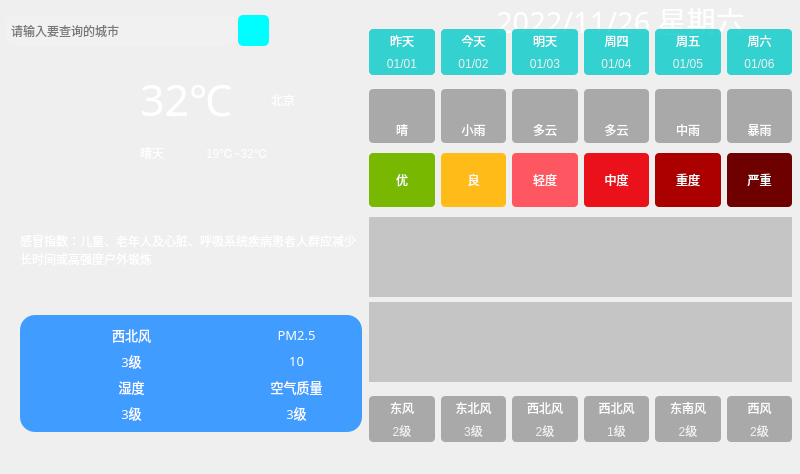
<?xml version="1.0" encoding="UTF-8"?>
<ui version="4.0">
 <class>MainWindow</class>
 <widget class="QMainWindow" name="MainWindow">
  <property name="geometry">
   <rect>
    <x>0</x>
    <y>0</y>
    <width>800</width>
    <height>474</height>
   </rect>
  </property>
  <property name="windowTitle">
   <string>MainWindow</string>
  </property>
  <widget class="QWidget" name="centralwidget">
   <widget class="QWidget" name="widget" native="true">
    <property name="geometry">
     <rect>
      <x>0</x>
      <y>0</y>
      <width>800</width>
      <height>450</height>
     </rect>
    </property>
    <property name="styleSheet">
     <string notr="true">QWidget#widget{
	border-image: url(:/image/background.png);
}
QLabel{
	font:25 10pt&quot;微软雅黑&quot;;
	border.radius:4px;
	background.color:rgba(60,60,60,100);
	color:rgb(255,255,255);
}
</string>
    </property>
    <widget class="QWidget" name="widget_2" native="true">
     <property name="geometry">
      <rect>
       <x>0</x>
       <y>0</y>
       <width>811</width>
       <height>51</height>
      </rect>
     </property>
     <widget class="QLabel" name="lbDate">
      <property name="geometry">
       <rect>
        <x>480</x>
        <y>0</y>
        <width>281</width>
        <height>41</height>
       </rect>
      </property>
      <property name="font">
       <font>
        <family>微软雅黑</family>
        <pointsize>22</pointsize>
        <weight>50</weight>
        <italic>false</italic>
        <bold>false</bold>
        <kerning>true</kerning>
       </font>
      </property>
      <property name="styleSheet">
       <string notr="true">font: 14pt &quot;Adobe Devanagari&quot;;
font: 22pt &quot;微软雅黑&quot;;</string>
      </property>
      <property name="text">
       <string>2022/11/26 星期六</string>
      </property>
      <property name="alignment">
       <set>Qt::AlignCenter</set>
      </property>
      <property name="openExternalLinks">
       <bool>false</bool>
      </property>
     </widget>
     <widget class="QLineEdit" name="leCity">
      <property name="geometry">
       <rect>
        <x>5</x>
        <y>15</y>
        <width>231</width>
        <height>31</height>
       </rect>
      </property>
      <property name="styleSheet">
       <string notr="true">background-color: rgba(255, 255, 255, 25);
border-radius:10px;
padding:2px 4px</string>
      </property>
      <property name="placeholderText">
       <string>请输入要查询的城市</string>
      </property>
     </widget>
     <widget class="QPushButton" name="btnSearch">
      <property name="geometry">
       <rect>
        <x>238</x>
        <y>15</y>
        <width>31</width>
        <height>31</height>
       </rect>
      </property>
      <property name="styleSheet">
       <string notr="true">border-radius:5px;
background-color: rgb(0, 253, 255);</string>
      </property>
      <property name="text">
       <string/>
      </property>
      <property name="icon">
       <iconset resource="res.qrc">
        <normaloff>:/image/search.png</normaloff>:/image/search.png</iconset>
      </property>
     </widget>
    </widget>
    <widget class="QWidget" name="widget_3" native="true">
     <property name="geometry">
      <rect>
       <x>20</x>
       <y>191</y>
       <width>342</width>
       <height>241</height>
      </rect>
     </property>
     <layout class="QVBoxLayout" name="verticalLayout_3">
      <item>
       <widget class="QLabel" name="lbGaoMao">
        <property name="text">
         <string>感冒指数：儿童、老年人及心脏、呼吸系统疾病患者人群应减少长时间或高强度户外锻炼</string>
        </property>
        <property name="wordWrap">
         <bool>true</bool>
        </property>
       </widget>
      </item>
      <item>
       <widget class="QWidget" name="widget_5" native="true">
        <property name="styleSheet">
         <string notr="true">background-color: rgb(65, 156, 255);
border-radius: 15px</string>
        </property>
        <layout class="QGridLayout" name="gridLayout_2">
         <item row="1" column="1">
          <layout class="QHBoxLayout" name="horizontalLayout_10">
           <item>
            <widget class="QLabel" name="lblQualityIcon">
             <property name="minimumSize">
              <size>
               <width>40</width>
               <height>40</height>
              </size>
             </property>
             <property name="maximumSize">
              <size>
               <width>40</width>
               <height>40</height>
              </size>
             </property>
             <property name="font">
              <font>
               <family>微软雅黑</family>
               <pointsize>10</pointsize>
               <weight>3</weight>
               <italic>false</italic>
               <bold>false</bold>
              </font>
             </property>
             <property name="text">
              <string/>
             </property>
             <property name="pixmap">
              <pixmap resource="res.qrc">:/image/aqi.png</pixmap>
             </property>
             <property name="scaledContents">
              <bool>true</bool>
             </property>
            </widget>
           </item>
           <item>
            <layout class="QVBoxLayout" name="verticalLayout_11">
             <item>
              <widget class="QLabel" name="lblQualityTitle">
               <property name="font">
                <font>
                 <family>微软雅黑</family>
                 <pointsize>10</pointsize>
                 <weight>3</weight>
                 <italic>false</italic>
                 <bold>false</bold>
                </font>
               </property>
               <property name="text">
                <string>空气质量</string>
               </property>
               <property name="alignment">
                <set>Qt::AlignCenter</set>
               </property>
              </widget>
             </item>
             <item>
              <widget class="QLabel" name="lblQuality">
               <property name="font">
                <font>
                 <family>微软雅黑</family>
                 <pointsize>10</pointsize>
                 <weight>3</weight>
                 <italic>false</italic>
                 <bold>false</bold>
                </font>
               </property>
               <property name="text">
                <string>3级</string>
               </property>
               <property name="alignment">
                <set>Qt::AlignCenter</set>
               </property>
              </widget>
             </item>
            </layout>
           </item>
          </layout>
         </item>
         <item row="0" column="1">
          <layout class="QHBoxLayout" name="horizontalLayout_8">
           <item>
            <widget class="QLabel" name="lbPm25Icon">
             <property name="minimumSize">
              <size>
               <width>40</width>
               <height>40</height>
              </size>
             </property>
             <property name="maximumSize">
              <size>
               <width>40</width>
               <height>40</height>
              </size>
             </property>
             <property name="font">
              <font>
               <family>微软雅黑</family>
               <pointsize>10</pointsize>
               <weight>3</weight>
               <italic>false</italic>
               <bold>false</bold>
              </font>
             </property>
             <property name="text">
              <string/>
             </property>
             <property name="pixmap">
              <pixmap resource="res.qrc">:/image/pm25.png</pixmap>
             </property>
             <property name="scaledContents">
              <bool>true</bool>
             </property>
            </widget>
           </item>
           <item>
            <layout class="QVBoxLayout" name="verticalLayout_9">
             <item>
              <widget class="QLabel" name="lbPm25Title">
               <property name="font">
                <font>
                 <family>微软雅黑</family>
                 <pointsize>10</pointsize>
                 <weight>3</weight>
                 <italic>false</italic>
                 <bold>false</bold>
                </font>
               </property>
               <property name="text">
                <string>PM2.5</string>
               </property>
               <property name="alignment">
                <set>Qt::AlignCenter</set>
               </property>
              </widget>
             </item>
             <item>
              <widget class="QLabel" name="lbPm25">
               <property name="font">
                <font>
                 <family>微软雅黑</family>
                 <pointsize>10</pointsize>
                 <weight>3</weight>
                 <italic>false</italic>
                 <bold>false</bold>
                </font>
               </property>
               <property name="text">
                <string>10</string>
               </property>
               <property name="alignment">
                <set>Qt::AlignCenter</set>
               </property>
              </widget>
             </item>
            </layout>
           </item>
          </layout>
         </item>
         <item row="0" column="0">
          <layout class="QHBoxLayout" name="horizontalLayout">
           <item>
            <widget class="QLabel" name="lbWindIcon">
             <property name="minimumSize">
              <size>
               <width>40</width>
               <height>40</height>
              </size>
             </property>
             <property name="maximumSize">
              <size>
               <width>40</width>
               <height>40</height>
              </size>
             </property>
             <property name="font">
              <font>
               <family>微软雅黑</family>
               <pointsize>10</pointsize>
               <weight>3</weight>
               <italic>false</italic>
               <bold>false</bold>
              </font>
             </property>
             <property name="text">
              <string/>
             </property>
             <property name="pixmap">
              <pixmap resource="res.qrc">:/image/wind.png</pixmap>
             </property>
             <property name="scaledContents">
              <bool>true</bool>
             </property>
            </widget>
           </item>
           <item>
            <layout class="QVBoxLayout" name="verticalLayout">
             <item>
              <widget class="QLabel" name="lbWindFx">
               <property name="font">
                <font>
                 <family>微软雅黑</family>
                 <pointsize>10</pointsize>
                 <weight>3</weight>
                 <italic>false</italic>
                 <bold>false</bold>
                </font>
               </property>
               <property name="text">
                <string>西北风</string>
               </property>
               <property name="alignment">
                <set>Qt::AlignCenter</set>
               </property>
              </widget>
             </item>
             <item>
              <widget class="QLabel" name="lbWindFl">
               <property name="font">
                <font>
                 <family>微软雅黑</family>
                 <pointsize>10</pointsize>
                 <weight>3</weight>
                 <italic>false</italic>
                 <bold>false</bold>
                </font>
               </property>
               <property name="text">
                <string>3级</string>
               </property>
               <property name="alignment">
                <set>Qt::AlignCenter</set>
               </property>
              </widget>
             </item>
            </layout>
           </item>
          </layout>
         </item>
         <item row="1" column="0">
          <layout class="QHBoxLayout" name="horizontalLayout_9">
           <item>
            <widget class="QLabel" name="lbShiDuIcon">
             <property name="minimumSize">
              <size>
               <width>40</width>
               <height>40</height>
              </size>
             </property>
             <property name="maximumSize">
              <size>
               <width>40</width>
               <height>40</height>
              </size>
             </property>
             <property name="font">
              <font>
               <family>微软雅黑</family>
               <pointsize>10</pointsize>
               <weight>3</weight>
               <italic>false</italic>
               <bold>false</bold>
              </font>
             </property>
             <property name="text">
              <string/>
             </property>
             <property name="pixmap">
              <pixmap resource="res.qrc">:/image/humidity.png</pixmap>
             </property>
             <property name="scaledContents">
              <bool>true</bool>
             </property>
            </widget>
           </item>
           <item>
            <layout class="QVBoxLayout" name="verticalLayout_10">
             <item>
              <widget class="QLabel" name="lbShiDuTitle">
               <property name="font">
                <font>
                 <family>微软雅黑</family>
                 <pointsize>10</pointsize>
                 <weight>3</weight>
                 <italic>false</italic>
                 <bold>false</bold>
                </font>
               </property>
               <property name="text">
                <string>湿度</string>
               </property>
               <property name="alignment">
                <set>Qt::AlignCenter</set>
               </property>
              </widget>
             </item>
             <item>
              <widget class="QLabel" name="lbShiDu">
               <property name="font">
                <font>
                 <family>微软雅黑</family>
                 <pointsize>10</pointsize>
                 <weight>3</weight>
                 <italic>false</italic>
                 <bold>false</bold>
                </font>
               </property>
               <property name="text">
                <string>3级</string>
               </property>
               <property name="alignment">
                <set>Qt::AlignCenter</set>
               </property>
              </widget>
             </item>
            </layout>
           </item>
          </layout>
         </item>
        </layout>
       </widget>
      </item>
     </layout>
    </widget>
    <widget class="QWidget" name="widget_4" native="true">
     <property name="geometry">
      <rect>
       <x>40</x>
       <y>70</y>
       <width>291</width>
       <height>111</height>
      </rect>
     </property>
     <widget class="QLabel" name="lbTypeIcon">
      <property name="geometry">
       <rect>
        <x>10</x>
        <y>10</y>
        <width>81</width>
        <height>81</height>
       </rect>
      </property>
      <property name="text">
       <string/>
      </property>
      <property name="pixmap">
       <pixmap resource="res.qrc">:/image/type/DuoYun.png</pixmap>
      </property>
      <property name="scaledContents">
       <bool>true</bool>
      </property>
      <property name="alignment">
       <set>Qt::AlignCenter</set>
      </property>
     </widget>
     <widget class="QWidget" name="layoutWidget">
      <property name="geometry">
       <rect>
        <x>100</x>
        <y>0</y>
        <width>191</width>
        <height>101</height>
       </rect>
      </property>
      <layout class="QGridLayout" name="gridLayout">
       <item row="0" column="0" colspan="2">
        <widget class="QLabel" name="lbTemp">
         <property name="font">
          <font>
           <family>微软雅黑</family>
           <pointsize>32</pointsize>
           <weight>50</weight>
           <italic>false</italic>
           <bold>false</bold>
          </font>
         </property>
         <property name="styleSheet">
          <string notr="true">font: 32pt &quot;微软雅黑&quot;;</string>
         </property>
         <property name="text">
          <string>32℃</string>
         </property>
        </widget>
       </item>
       <item row="0" column="2">
        <widget class="QLabel" name="lbCity">
         <property name="text">
          <string>北京</string>
         </property>
        </widget>
       </item>
       <item row="1" column="0">
        <widget class="QLabel" name="lbType">
         <property name="text">
          <string>晴天</string>
         </property>
        </widget>
       </item>
       <item row="1" column="1" colspan="2">
        <widget class="QLabel" name="lbLowHigh">
         <property name="text">
          <string>19℃~32℃</string>
         </property>
        </widget>
       </item>
      </layout>
     </widget>
    </widget>
    <widget class="QWidget" name="widget_11" native="true">
     <property name="geometry">
      <rect>
       <x>360</x>
       <y>20</y>
       <width>441</width>
       <height>431</height>
      </rect>
     </property>
     <layout class="QVBoxLayout" name="verticalLayout_12">
      <property name="spacing">
       <number>0</number>
      </property>
      <item>
       <widget class="QWidget" name="widget_6" native="true">
        <property name="styleSheet">
         <string notr="true">QLabel {
	background-color: rgba(0, 200, 200, 200);
	border-radius: 4px;
}</string>
        </property>
        <layout class="QGridLayout" name="gridLayout_5">
         <property name="horizontalSpacing">
          <number>6</number>
         </property>
         <property name="verticalSpacing">
          <number>0</number>
         </property>
         <item row="0" column="0">
          <widget class="QLabel" name="lblWeek0">
           <property name="styleSheet">
            <string notr="true">border-bottom-left-radius: 0px;
border-bottom-right-radius: 0px;</string>
           </property>
           <property name="text">
            <string>昨天</string>
           </property>
           <property name="alignment">
            <set>Qt::AlignCenter</set>
           </property>
          </widget>
         </item>
         <item row="0" column="1">
          <widget class="QLabel" name="lblWeek1">
           <property name="styleSheet">
            <string notr="true">border-bottom-left-radius: 0px;
border-bottom-right-radius: 0px;</string>
           </property>
           <property name="text">
            <string>今天</string>
           </property>
           <property name="alignment">
            <set>Qt::AlignCenter</set>
           </property>
          </widget>
         </item>
         <item row="0" column="2">
          <widget class="QLabel" name="lblWeek2">
           <property name="styleSheet">
            <string notr="true">border-bottom-left-radius: 0px;
border-bottom-right-radius: 0px;</string>
           </property>
           <property name="text">
            <string>明天</string>
           </property>
           <property name="alignment">
            <set>Qt::AlignCenter</set>
           </property>
          </widget>
         </item>
         <item row="0" column="3">
          <widget class="QLabel" name="lblWeek3">
           <property name="styleSheet">
            <string notr="true">border-bottom-left-radius: 0px;
border-bottom-right-radius: 0px;</string>
           </property>
           <property name="text">
            <string>周四</string>
           </property>
           <property name="alignment">
            <set>Qt::AlignCenter</set>
           </property>
          </widget>
         </item>
         <item row="0" column="4">
          <widget class="QLabel" name="lblWeek4">
           <property name="styleSheet">
            <string notr="true">border-bottom-left-radius: 0px;
border-bottom-right-radius: 0px;</string>
           </property>
           <property name="text">
            <string>周五</string>
           </property>
           <property name="alignment">
            <set>Qt::AlignCenter</set>
           </property>
          </widget>
         </item>
         <item row="0" column="5">
          <widget class="QLabel" name="lblWeek5">
           <property name="styleSheet">
            <string notr="true">border-bottom-left-radius: 0px;
border-bottom-right-radius: 0px;</string>
           </property>
           <property name="text">
            <string>周六</string>
           </property>
           <property name="alignment">
            <set>Qt::AlignCenter</set>
           </property>
          </widget>
         </item>
         <item row="1" column="0">
          <widget class="QLabel" name="lblDate0">
           <property name="styleSheet">
            <string notr="true">border-top-left-radius: 0px;
border-top-right-radius: 0px;
color: rgb(240, 240, 240);</string>
           </property>
           <property name="text">
            <string>01/01</string>
           </property>
           <property name="alignment">
            <set>Qt::AlignCenter</set>
           </property>
          </widget>
         </item>
         <item row="1" column="1">
          <widget class="QLabel" name="lblDate1">
           <property name="styleSheet">
            <string notr="true">border-top-left-radius: 0px;
border-top-right-radius: 0px;
color: rgb(240, 240, 240);</string>
           </property>
           <property name="text">
            <string>01/02</string>
           </property>
           <property name="alignment">
            <set>Qt::AlignCenter</set>
           </property>
          </widget>
         </item>
         <item row="1" column="2">
          <widget class="QLabel" name="lblDate2">
           <property name="styleSheet">
            <string notr="true">border-top-left-radius: 0px;
border-top-right-radius: 0px;
color: rgb(240, 240, 240);</string>
           </property>
           <property name="text">
            <string>01/03</string>
           </property>
           <property name="alignment">
            <set>Qt::AlignCenter</set>
           </property>
          </widget>
         </item>
         <item row="1" column="3">
          <widget class="QLabel" name="lblDate3">
           <property name="styleSheet">
            <string notr="true">border-top-left-radius: 0px;
border-top-right-radius: 0px;
color: rgb(240, 240, 240);</string>
           </property>
           <property name="text">
            <string>01/04</string>
           </property>
           <property name="alignment">
            <set>Qt::AlignCenter</set>
           </property>
          </widget>
         </item>
         <item row="1" column="4">
          <widget class="QLabel" name="lblDate4">
           <property name="styleSheet">
            <string notr="true">border-top-left-radius: 0px;
border-top-right-radius: 0px;
color: rgb(240, 240, 240);</string>
           </property>
           <property name="text">
            <string>01/05</string>
           </property>
           <property name="alignment">
            <set>Qt::AlignCenter</set>
           </property>
          </widget>
         </item>
         <item row="1" column="5">
          <widget class="QLabel" name="lblDate5">
           <property name="styleSheet">
            <string notr="true">border-top-left-radius: 0px;
border-top-right-radius: 0px;
color: rgb(240, 240, 240);</string>
           </property>
           <property name="text">
            <string>01/06</string>
           </property>
           <property name="alignment">
            <set>Qt::AlignCenter</set>
           </property>
          </widget>
         </item>
        </layout>
       </widget>
      </item>
      <item>
       <widget class="QWidget" name="widget_7" native="true">
        <property name="styleSheet">
         <string notr="true">QLabel {
	background-color: rgba(60, 60, 60, 100);
	border-radius: 4px;
}</string>
        </property>
        <layout class="QGridLayout" name="gridLayout_6">
         <property name="topMargin">
          <number>5</number>
         </property>
         <property name="bottomMargin">
          <number>5</number>
         </property>
         <property name="verticalSpacing">
          <number>0</number>
         </property>
         <item row="0" column="0">
          <widget class="QLabel" name="lblTypeIcon0">
           <property name="minimumSize">
            <size>
             <width>0</width>
             <height>0</height>
            </size>
           </property>
           <property name="maximumSize">
            <size>
             <width>1000</width>
             <height>1000</height>
            </size>
           </property>
           <property name="styleSheet">
            <string notr="true">border-bottom-left-radius: 0px;
border-bottom-right-radius: 0px;</string>
           </property>
           <property name="text">
            <string/>
           </property>
           <property name="pixmap">
            <pixmap resource="res.qrc">:/image/type/Qing.png</pixmap>
           </property>
           <property name="alignment">
            <set>Qt::AlignCenter</set>
           </property>
          </widget>
         </item>
         <item row="0" column="4">
          <widget class="QLabel" name="lblTypeIcon4">
           <property name="styleSheet">
            <string notr="true">border-bottom-left-radius: 0px;
border-bottom-right-radius: 0px;</string>
           </property>
           <property name="text">
            <string/>
           </property>
           <property name="pixmap">
            <pixmap resource="res.qrc">:/image/type/ZhongYu.png</pixmap>
           </property>
           <property name="alignment">
            <set>Qt::AlignCenter</set>
           </property>
          </widget>
         </item>
         <item row="0" column="2">
          <widget class="QLabel" name="lblTypeIcon2">
           <property name="styleSheet">
            <string notr="true">border-bottom-left-radius: 0px;
border-bottom-right-radius: 0px;</string>
           </property>
           <property name="text">
            <string/>
           </property>
           <property name="pixmap">
            <pixmap resource="res.qrc">:/image/type/DuoYun.png</pixmap>
           </property>
           <property name="alignment">
            <set>Qt::AlignCenter</set>
           </property>
          </widget>
         </item>
         <item row="0" column="1">
          <widget class="QLabel" name="lblTypeIcon1">
           <property name="styleSheet">
            <string notr="true">border-bottom-left-radius: 0px;
border-bottom-right-radius: 0px;</string>
           </property>
           <property name="text">
            <string/>
           </property>
           <property name="pixmap">
            <pixmap resource="res.qrc">:/image/type/XiaoYu.png</pixmap>
           </property>
           <property name="alignment">
            <set>Qt::AlignCenter</set>
           </property>
          </widget>
         </item>
         <item row="0" column="3">
          <widget class="QLabel" name="lblTypeIcon3">
           <property name="styleSheet">
            <string notr="true">border-bottom-left-radius: 0px;
border-bottom-right-radius: 0px;</string>
           </property>
           <property name="text">
            <string/>
           </property>
           <property name="pixmap">
            <pixmap resource="res.qrc">:/image/type/DuoYun.png</pixmap>
           </property>
           <property name="alignment">
            <set>Qt::AlignCenter</set>
           </property>
          </widget>
         </item>
         <item row="1" column="5">
          <widget class="QLabel" name="lblType5">
           <property name="styleSheet">
            <string notr="true">border-top-left-radius: 0px;
border-top-right-radius: 0px;</string>
           </property>
           <property name="text">
            <string>暴雨</string>
           </property>
           <property name="alignment">
            <set>Qt::AlignCenter</set>
           </property>
          </widget>
         </item>
         <item row="1" column="3">
          <widget class="QLabel" name="lblType3">
           <property name="styleSheet">
            <string notr="true">border-top-left-radius: 0px;
border-top-right-radius: 0px;</string>
           </property>
           <property name="text">
            <string>多云</string>
           </property>
           <property name="alignment">
            <set>Qt::AlignCenter</set>
           </property>
          </widget>
         </item>
         <item row="1" column="2">
          <widget class="QLabel" name="lblType2">
           <property name="styleSheet">
            <string notr="true">border-top-left-radius: 0px;
border-top-right-radius: 0px;</string>
           </property>
           <property name="text">
            <string>多云</string>
           </property>
           <property name="alignment">
            <set>Qt::AlignCenter</set>
           </property>
          </widget>
         </item>
         <item row="1" column="0">
          <widget class="QLabel" name="lblType0">
           <property name="styleSheet">
            <string notr="true">border-top-left-radius: 0px;
border-top-right-radius: 0px;</string>
           </property>
           <property name="text">
            <string>晴</string>
           </property>
           <property name="alignment">
            <set>Qt::AlignCenter</set>
           </property>
          </widget>
         </item>
         <item row="1" column="1">
          <widget class="QLabel" name="lblType1">
           <property name="styleSheet">
            <string notr="true">border-top-left-radius: 0px;
border-top-right-radius: 0px;</string>
           </property>
           <property name="text">
            <string>小雨</string>
           </property>
           <property name="alignment">
            <set>Qt::AlignCenter</set>
           </property>
          </widget>
         </item>
         <item row="0" column="5">
          <widget class="QLabel" name="lblTypeIcon5">
           <property name="styleSheet">
            <string notr="true">border-bottom-left-radius: 0px;
border-bottom-right-radius: 0px;</string>
           </property>
           <property name="text">
            <string/>
           </property>
           <property name="pixmap">
            <pixmap resource="res.qrc">:/image/type/BaoYu.png</pixmap>
           </property>
           <property name="alignment">
            <set>Qt::AlignCenter</set>
           </property>
          </widget>
         </item>
         <item row="1" column="4">
          <widget class="QLabel" name="lblType4">
           <property name="styleSheet">
            <string notr="true">border-top-left-radius: 0px;
border-top-right-radius: 0px;</string>
           </property>
           <property name="text">
            <string>中雨</string>
           </property>
           <property name="alignment">
            <set>Qt::AlignCenter</set>
           </property>
          </widget>
         </item>
        </layout>
       </widget>
      </item>
      <item>
       <widget class="QWidget" name="widget_9" native="true">
        <property name="styleSheet">
         <string notr="true">border-radius: 4px</string>
        </property>
        <layout class="QHBoxLayout" name="horizontalLayout_11">
         <property name="topMargin">
          <number>5</number>
         </property>
         <property name="bottomMargin">
          <number>5</number>
         </property>
         <item>
          <widget class="QLabel" name="lblQuality0">
           <property name="styleSheet">
            <string notr="true">background-color: rgb(121, 184, 0);
padding:8px;</string>
           </property>
           <property name="text">
            <string>优</string>
           </property>
           <property name="alignment">
            <set>Qt::AlignCenter</set>
           </property>
          </widget>
         </item>
         <item>
          <widget class="QLabel" name="lblQuality1">
           <property name="styleSheet">
            <string notr="true">background-color: rgb(255, 187, 23);</string>
           </property>
           <property name="text">
            <string>良</string>
           </property>
           <property name="alignment">
            <set>Qt::AlignCenter</set>
           </property>
          </widget>
         </item>
         <item>
          <widget class="QLabel" name="lblQuality2">
           <property name="styleSheet">
            <string notr="true">background-color: rgb(255, 87, 97);</string>
           </property>
           <property name="text">
            <string>轻度</string>
           </property>
           <property name="alignment">
            <set>Qt::AlignCenter</set>
           </property>
          </widget>
         </item>
         <item>
          <widget class="QLabel" name="lblQuality3">
           <property name="styleSheet">
            <string notr="true">background-color: rgb(235, 17, 27);</string>
           </property>
           <property name="text">
            <string>中度</string>
           </property>
           <property name="alignment">
            <set>Qt::AlignCenter</set>
           </property>
          </widget>
         </item>
         <item>
          <widget class="QLabel" name="lblQuality4">
           <property name="styleSheet">
            <string notr="true">background-color: rgb(170, 0, 0);</string>
           </property>
           <property name="text">
            <string>重度</string>
           </property>
           <property name="alignment">
            <set>Qt::AlignCenter</set>
           </property>
          </widget>
         </item>
         <item>
          <widget class="QLabel" name="lblQuality5">
           <property name="styleSheet">
            <string notr="true">background-color: rgb(110, 0, 0);</string>
           </property>
           <property name="text">
            <string>严重</string>
           </property>
           <property name="alignment">
            <set>Qt::AlignCenter</set>
           </property>
          </widget>
         </item>
        </layout>
       </widget>
      </item>
      <item>
       <widget class="QWidget" name="widget_8" native="true">
        <layout class="QVBoxLayout" name="verticalLayout_2">
         <property name="spacing">
          <number>5</number>
         </property>
         <property name="topMargin">
          <number>5</number>
         </property>
         <property name="bottomMargin">
          <number>5</number>
         </property>
         <item>
          <widget class="QLabel" name="lblHighCurve">
           <property name="minimumSize">
            <size>
             <width>0</width>
             <height>80</height>
            </size>
           </property>
           <property name="maximumSize">
            <size>
             <width>10000</width>
             <height>10000</height>
            </size>
           </property>
           <property name="styleSheet">
            <string notr="true">background-color: rgba(60, 60, 60,60);</string>
           </property>
           <property name="text">
            <string/>
           </property>
           <property name="alignment">
            <set>Qt::AlignCenter</set>
           </property>
          </widget>
         </item>
         <item>
          <widget class="QLabel" name="lblLowCurve">
           <property name="minimumSize">
            <size>
             <width>0</width>
             <height>80</height>
            </size>
           </property>
           <property name="maximumSize">
            <size>
             <width>10000</width>
             <height>10000</height>
            </size>
           </property>
           <property name="styleSheet">
            <string notr="true">background-color: rgba(60, 60, 60,60);</string>
           </property>
           <property name="text">
            <string/>
           </property>
           <property name="alignment">
            <set>Qt::AlignCenter</set>
           </property>
          </widget>
         </item>
        </layout>
       </widget>
      </item>
      <item>
       <widget class="QWidget" name="widget_10" native="true">
        <property name="styleSheet">
         <string notr="true">QLabel {
	background-color: rgba(60, 60, 60, 100);
	border-radius: 4px;
}</string>
        </property>
        <layout class="QGridLayout" name="gridLayout_7">
         <property name="verticalSpacing">
          <number>0</number>
         </property>
         <item row="0" column="0">
          <widget class="QLabel" name="lblFx0">
           <property name="styleSheet">
            <string notr="true">border-bottom-left-radius: 0px;
border-bottom-right-radius: 0px;</string>
           </property>
           <property name="text">
            <string>东风</string>
           </property>
           <property name="alignment">
            <set>Qt::AlignCenter</set>
           </property>
          </widget>
         </item>
         <item row="0" column="1">
          <widget class="QLabel" name="lblFx1">
           <property name="styleSheet">
            <string notr="true">border-bottom-left-radius: 0px;
border-bottom-right-radius: 0px;</string>
           </property>
           <property name="text">
            <string>东北风</string>
           </property>
           <property name="alignment">
            <set>Qt::AlignCenter</set>
           </property>
          </widget>
         </item>
         <item row="0" column="2">
          <widget class="QLabel" name="lblFx2">
           <property name="styleSheet">
            <string notr="true">border-bottom-left-radius: 0px;
border-bottom-right-radius: 0px;</string>
           </property>
           <property name="text">
            <string>西北风</string>
           </property>
           <property name="alignment">
            <set>Qt::AlignCenter</set>
           </property>
          </widget>
         </item>
         <item row="0" column="3">
          <widget class="QLabel" name="lblFx3">
           <property name="styleSheet">
            <string notr="true">border-bottom-left-radius: 0px;
border-bottom-right-radius: 0px;</string>
           </property>
           <property name="text">
            <string>西北风</string>
           </property>
           <property name="alignment">
            <set>Qt::AlignCenter</set>
           </property>
          </widget>
         </item>
         <item row="0" column="4">
          <widget class="QLabel" name="lblFx4">
           <property name="styleSheet">
            <string notr="true">border-bottom-left-radius: 0px;
border-bottom-right-radius: 0px;</string>
           </property>
           <property name="text">
            <string>东南风</string>
           </property>
           <property name="alignment">
            <set>Qt::AlignCenter</set>
           </property>
          </widget>
         </item>
         <item row="0" column="5">
          <widget class="QLabel" name="lblFx5">
           <property name="styleSheet">
            <string notr="true">border-bottom-left-radius: 0px;
border-bottom-right-radius: 0px;</string>
           </property>
           <property name="text">
            <string>西风</string>
           </property>
           <property name="alignment">
            <set>Qt::AlignCenter</set>
           </property>
          </widget>
         </item>
         <item row="1" column="0">
          <widget class="QLabel" name="lblFl0">
           <property name="styleSheet">
            <string notr="true">border-top-left-radius: 0px;
border-top-right-radius: 0px;
color: rgb(240, 240, 240);</string>
           </property>
           <property name="text">
            <string>2级</string>
           </property>
           <property name="alignment">
            <set>Qt::AlignCenter</set>
           </property>
          </widget>
         </item>
         <item row="1" column="1">
          <widget class="QLabel" name="lblFl1">
           <property name="styleSheet">
            <string notr="true">border-top-left-radius: 0px;
border-top-right-radius: 0px;
color: rgb(240, 240, 240);</string>
           </property>
           <property name="text">
            <string>3级</string>
           </property>
           <property name="alignment">
            <set>Qt::AlignCenter</set>
           </property>
          </widget>
         </item>
         <item row="1" column="2">
          <widget class="QLabel" name="lblFl2">
           <property name="styleSheet">
            <string notr="true">border-top-left-radius: 0px;
border-top-right-radius: 0px;
color: rgb(240, 240, 240);</string>
           </property>
           <property name="text">
            <string>2级</string>
           </property>
           <property name="alignment">
            <set>Qt::AlignCenter</set>
           </property>
          </widget>
         </item>
         <item row="1" column="3">
          <widget class="QLabel" name="lblFl3">
           <property name="styleSheet">
            <string notr="true">border-top-left-radius: 0px;
border-top-right-radius: 0px;
color: rgb(240, 240, 240);</string>
           </property>
           <property name="text">
            <string>1级</string>
           </property>
           <property name="alignment">
            <set>Qt::AlignCenter</set>
           </property>
          </widget>
         </item>
         <item row="1" column="4">
          <widget class="QLabel" name="lblFl4">
           <property name="styleSheet">
            <string notr="true">border-top-left-radius: 0px;
border-top-right-radius: 0px;
color: rgb(240, 240, 240);</string>
           </property>
           <property name="text">
            <string>2级</string>
           </property>
           <property name="alignment">
            <set>Qt::AlignCenter</set>
           </property>
          </widget>
         </item>
         <item row="1" column="5">
          <widget class="QLabel" name="lblFl5">
           <property name="styleSheet">
            <string notr="true">border-top-left-radius: 0px;
border-top-right-radius: 0px;
color: rgb(240, 240, 240);</string>
           </property>
           <property name="text">
            <string>2级</string>
           </property>
           <property name="alignment">
            <set>Qt::AlignCenter</set>
           </property>
          </widget>
         </item>
        </layout>
       </widget>
      </item>
     </layout>
    </widget>
   </widget>
  </widget>
  <widget class="QMenuBar" name="menubar">
   <property name="geometry">
    <rect>
     <x>0</x>
     <y>0</y>
     <width>800</width>
     <height>23</height>
    </rect>
   </property>
  </widget>
 </widget>
 <resources>
  <include location="res.qrc"/>
 </resources>
 <connections/>
</ui>
